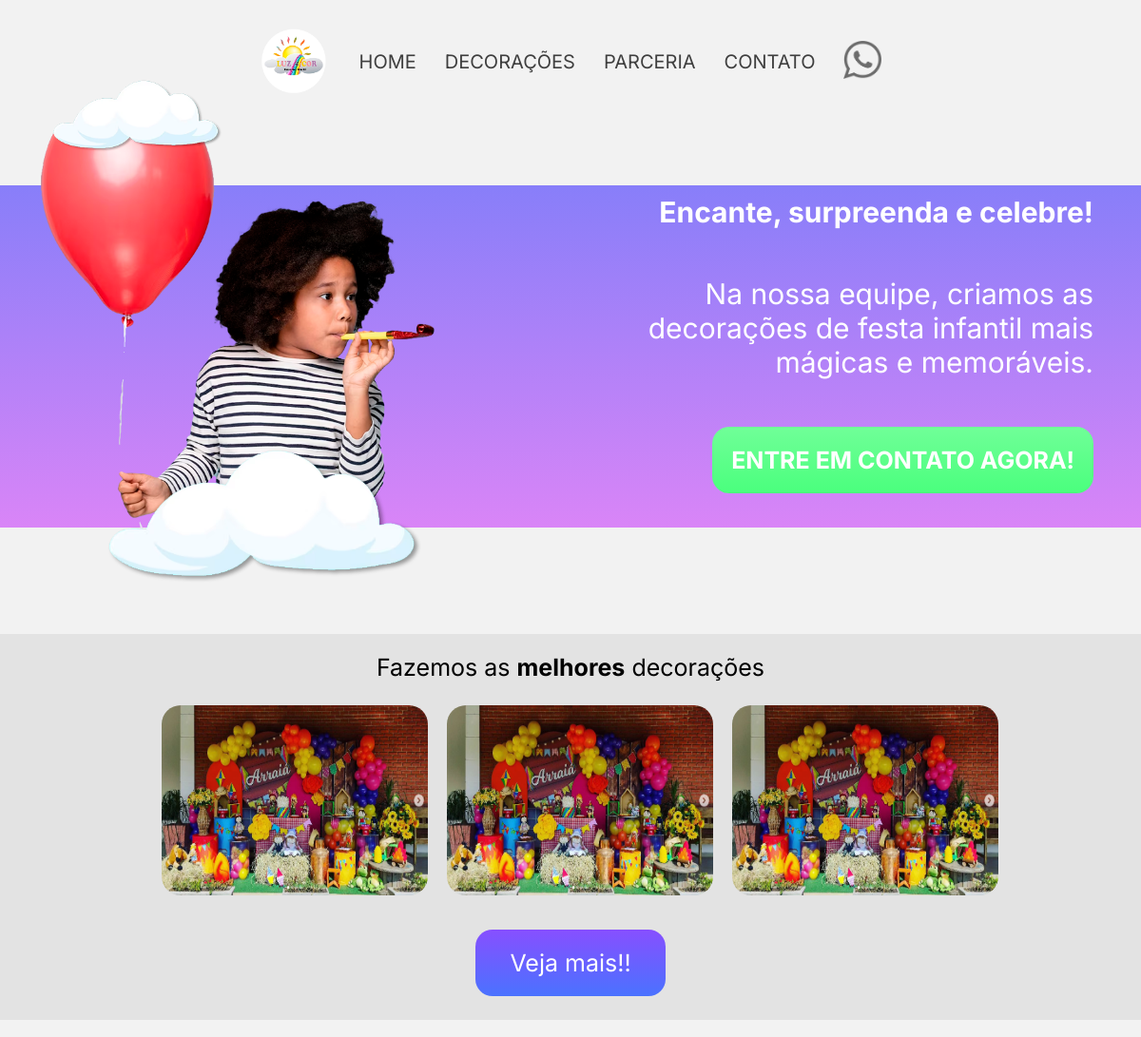
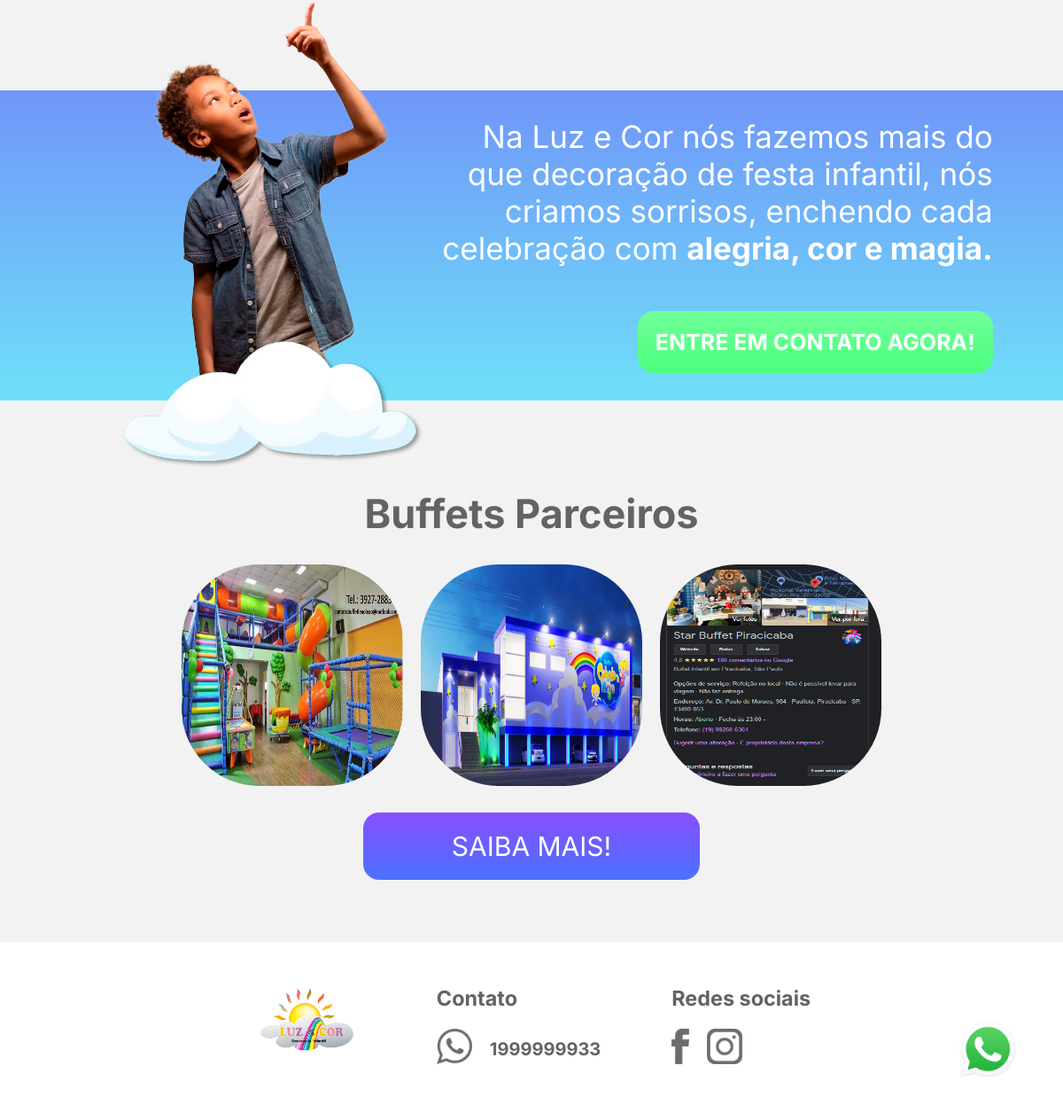
The page / on the database its author committed (2 pictures, top to bottom).
### tables this page shows
CREATE TABLE `decoracoes` (
  `id` int NOT NULL AUTO_INCREMENT,
  `title` varchar(100) NOT NULL,
  `summary` varchar(100) NOT NULL,
  `file_path` varchar(100) NOT NULL,
  `highlighted` tinyint(1) NOT NULL,
  `data_update` datetime NOT NULL DEFAULT CURRENT_TIMESTAMP,
  PRIMARY KEY (`id`)
);

CREATE TABLE `parcerias` (
  `id` int NOT NULL AUTO_INCREMENT,
  `nome` varchar(50) NOT NULL,
  `localizacao` varchar(100) DEFAULT NULL,
  `horario` varchar(20) DEFAULT NULL,
  `celular` int DEFAULT NULL,
  `file_path` varchar(100) DEFAULT NULL,
  `data_update` datetime NOT NULL DEFAULT CURRENT_TIMESTAMP,
  PRIMARY KEY (`id`)
);

CREATE TABLE `contato` (
  `id` int NOT NULL AUTO_INCREMENT,
  `telefone` int DEFAULT NULL,
  `instagram` varchar(45) DEFAULT NULL,
  `facebook` varchar(45) DEFAULT NULL,
  `data_update` varchar(45) DEFAULT 'CURRENT_TIMESTAMP',
  PRIMARY KEY (`id`)
);

### src/repository/repositorioDecoracao.php (called while the page is built, shortened)
<?php
class DecoracaoRepositorio
{
    private PDO $pdo;
    public function __construct(PDO $pdo){
        $this->pdo = $pdo;
    }
    public function listaDecoracao(): array
    {
        $sql = "SELECT * FROM decoracoes ORDER BY data_update";
        $statement = $this->pdo->query($sql);
        $decoracoes =  $statement->fetchAll(PDO::FETCH_ASSOC);
        $dadosDecoracao = array_map(function ($decoracao){
            return new Decoracao(
                $decoracao['id'],
                $decoracao['title'],
                $decoracao['summary'],
                $decoracao['file_path'],
                $decoracao['highlighted'],
                $decoracao['data_update']
            );
        },  $decoracoes);
        return $dadosDecoracao;
    }
}

### src/Model/decoracao.php (called while the page is built, shortened)
<?php
class Decoracao
{
    private string $file_path;
    public function __construct(int $id, string $title, string $summary, string $file_path, int $highlighted, string $data_update){
        $this->file_path = $file_path;
    }
    public function getFilePath(): string
    {
        return $this->file_path;
    }
}

### src/repository/repositorioParceria.php (called while the page is built)
<?php
class parceriaRepositorio
{
    private PDO $pdo;
    public function __construct(PDO $pdo){
        $this->pdo = $pdo;
    }
    public function listaParceria(): array{
        $sql = "SELECT * FROM parcerias";
        $statement =  $this->pdo->query($sql);
        $parcerias = $statement->fetchAll(PDO::FETCH_ASSOC);
        $dadosParceria = array_map(function ($parceria){
        return new Parceria(
            $parceria['id'],
            $parceria['nome'],
            $parceria['localizacao'],
            $parceria['horario'],
            $parceria['celular'],
            $parceria['file_path'],
            $parceria['data_update']
        );
    }, $parcerias);
    return $dadosParceria;
    }
}

### src/Model/parceria.php (called while the page is built, shortened)
<?php
class Parceria
{
    private string $file_path;
    public function __construct(int $id, string $nome, string $localizacao, string $horario, string $celular, string $file_path,string $data_update){
        $this->file_path = $file_path;
    }
    public function getFilePath(): string
    {
        return $this->file_path;
    }
}

### pag-admin/src-admin/repository-admin/repositorioInformacao.php (called while the page is built, shortened)
<?php
class InformacaoRepositorio
{
    private PDO $pdo;
    public function __construct(PDO $pdo){
        $this->pdo = $pdo;
    }
    public function getTelefone(): string
    {
        $sql = "SELECT * FROM contato";
        $statement = $this->pdo->query($sql);
        $telefone  =  $statement->fetch(PDO::FETCH_ASSOC);
        return $telefone['telefone'];
    }
    public function getInstagram(): string
    {
        $sql = "SELECT * FROM contato";
        $statement = $this->pdo->query($sql);
        $instagram  =  $statement->fetch(PDO::FETCH_ASSOC);
        return $instagram['instagram'];
    }
    public function getFacebook(): string
    {
        $sql = "SELECT * FROM contato";
        $statement = $this->pdo->query($sql);
        $facebook  =  $statement->fetch(PDO::FETCH_ASSOC);
        return $facebook['facebook'];
    }
}

### index.php (the view, shortened to what this page needs)
<?php
    require "./src/Model/decoracao.php";
    require "./src/Model/parceria.php";
    require "./pag-admin/src-admin/repository-admin/repositorioInformacao.php";
    require "./src/repository/repositorioDecoracao.php";
    require "./src/repository/repositorioParceria.php";
    $parceriaRepositorio = new parceriaRepositorio($pdo);
    $decoracaoRepositorio = new DecoracaoRepositorio($pdo);
    $informacaoRepositorio = new InformacaoRepositorio($pdo);
    $dadosDecoracao = $decoracaoRepositorio->listaDecoracao();
    $dadosParceria = $parceriaRepositorio->listaParceria();
    $maximoDeFotosDecoracao = 0;
?>
<!DOCTYPE html>
<html lang="pt-br">
<head>
    <link rel="stylesheet" href="./styles/global.css">
    <link rel="stylesheet" href="./styles/pags/index.css">
</head>
<body>
<header>
    <a href="/">  <img class="logo_LuzECor" src="./ImagensSite-LuzeCor/Luz e cor.png" alt="Logo"> </a>
    <a class="menu" href="/">HOME</a>
    <a class="menu" href="/decoracoes.php">DECORAÇÕES</a>
    <a class="menu" href="/parceria.php">PARCERIA</a>
    <a class="menu" href="/contato.php">CONTATO</a>
    <a href="https://wa.me/5519996017447?text=Olá,%20gostaria%20de%20uma%20festa!!">  <img class="logo_Whats" src="./ImagensSite-LuzeCor/Fotos/Whats.png" alt="LogoWhats" > </a>
</header>
<div class="botao_whatsapp">
        <a href="https://wa.me/5519996017447?text=Olá,%20gostaria%20de%20uma%20festa!!"><img src="./ImagensSite-LuzeCor/WhatsApp-Logo.png" alt="WhatsApp Logo"></a>
</div>
<section class="banner_01">
    <div class="main_content_banner_01">
        <div class="criancaBalao_div">
            <img class="criancaBalao" src="./ImagensSite-LuzeCor/Fotos/Criança3_Nuvem.png" alt="Criança3_Nuvem">
        </div>
        <div class="texto_banner_01">
            <h2>Encante, surpreenda e celebre!</h2>
            <div>
            <p>Na nossa equipe, criamos as </p>
            <p>decorações de festa infantil mais</p>
            <p> mágicas e memoráveis.</p>
            </div>
            <a class="button_contact" href="/contato.php"><strong>ENTRE EM CONTATO AGORA!</strong></a>
        </div>
    </div>
</section>
<section class="banner_02">
    <div >
        <p>Fazemos as <strong>melhores</strong> decorações</p>
             <div class="div_carrosel_decoracoes">
              <?php foreach ($dadosDecoracao as $decoracao):
                if($decoracao->getHighlighted() == 0){
                    continue;
                }else{
                    if($maximoDeFotosDecoracao == 3)
                    {
                       break;
                    }
                    else
                    {
                        $maximoDeFotosDecoracao += 1;
                    }
                }
                 ?>
                 <a href=""> <img src="<?php echo "./ImagensSite-LuzeCor/Fotos_decoracoes/" . $decoracao->getFilePath() ?>" alt="imgDecoracao"> </a>
              <?php endforeach;?>
             </div>
             <a class="button_veja-mais" href="decoracoes.php"><p>Veja mais!! </p></a>
    </div>
</section>
<section class="banner_03">
    <div>
        <img class="criancaApontandoCima" src="./ImagensSite-LuzeCor/Fotos/Criança2_Nuvem.png" alt="Criança2_Nuvem">
    </div>
    <div class="texto_banner_03">
        <div>
        <p>Na Luz e Cor nós  fazemos mais do</p>
        <p>que decoração de festa infantil, nós </p>
        <p>criamos sorrisos, enchendo cada</p>
        <p>celebração com <strong>alegria, cor e magia.</strong></p>
        </div>
        <a class="button_contact" href="/contato.php"><strong>ENTRE EM CONTATO AGORA!</strong></a>
    </div>
</section>
<section class="banner_04">
    <div class="content_parceiros">
        <h2>Buffets Parceiros</h2>
        <div>
            <?php
                 foreach($dadosParceria as $parceiro):
            ?>
                <img class="imgParceria" src="<?php echo "./ImagensSite-LuzeCor/Fotos/Buffet/" . $parceiro->getFilePath()?>" alt="<?php $parceiro->getFilePath()?>">
            <?php endforeach;?>
        </div>
        <a class="saibaMais" href="parceria.php">SAIBA MAIS!</a>
    </div>
</section>
<footer>
<a href="./index.php">  <img class="Logo_footer"   src="./ImagensSite-LuzeCor/Luz e cor.png" alt="Logo"> </a>
<div class="contato_footer">
<h3>Contato</h3>
<div class="contato_footer_numero">
<a href="https://wa.me/<?php echo $informacaoRepositorio->getTelefone()?>?text=Olá,%20gostaria%20de%20uma%20festa!!">  <img class="iconWhats_footer" src="./ImagensSite-LuzeCor/Fotos/Whats.png" alt="LogoWhats" > </a>
<p><strong><?php echo $informacaoRepositorio->getTelefone()?></strong></p>
</div>
</div>
<div class="redes_footer">
    <h3>Redes sociais</h3>
    <div class="redes_footer_icons">
    <a href="<?php echo $informacaoRepositorio->getFacebook() ?>"> <img class="iconFacebook_footer" src="./ImagensSite-LuzeCor/Fotos/FAce.png" alt=""></a>
    <a href="<?php echo $informacaoRepositorio->getInstagram() ?>"> <img class="iconInstagram_footer" src="./ImagensSite-LuzeCor/Fotos/Insta.png" alt=""></a>
    </div>
</div>
</footer>
</body>
</html>

### styles/global.css (style rules this page uses)
* { box-sizing: border-box; margin: 0; }
body { background-color: #F2F2F2; }
header { margin-top: 25px; display: flex; align-items: center; justify-content: center; gap: 30px; font-size: 20px; flex-wrap: wrap; }
.menu { color: #3F3F3F; font-family: Inter; text-decoration: none; transition: 0.2s; }
.logo_LuzECor { width: 75px; height: 75px; }
.logo_Whats { width: 40px; height: 40px; }
footer { bottom: 0; width: 100%; margin-top: 30px; padding: 30px; display: flex; align-items: center; justify-content: center; flex-wrap: wrap; gap: 80px; background-color: white; }
.Logo_footer { width: 8rem; }
.iconWhats_footer { width: 40px; }
.iconFacebook_footer { width: 20px; }
.iconInstagram_footer { width: 40px; }
.contato_footer { color: #636363; font-family: Inter; display: flex; flex-direction: column; gap: 20px; font-size: 20px; }
.contato_footer_numero { font-size: 20px; display: flex; gap: 20px; align-items: center; justify-content: left; }
.redes_footer { color: #636363; font-family: Inter; display: flex; flex-direction: column; gap: 20px; font-size: 20px; }
.redes_footer_icons { display: flex; gap: 20px; align-items: center; justify-content: left; }

### rows shown on the page
decoracoes: file_path (picture)
decoracoes: file_path (picture)
decoracoes: file_path (picture)
parcerias: file_path (picture)
parcerias: file_path (picture)
parcerias: file_path (picture)
contato: telefone "1999999933"
